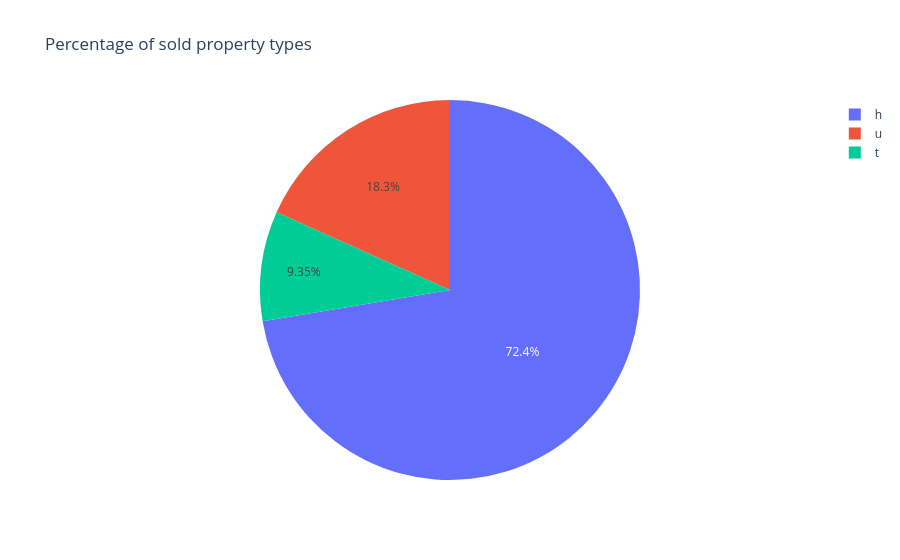

The cell this chart's notebook holds for it:
### Code cell
px.pie(data_frame=type_counts, names='Type', values='Count',title='Percentage of sold property types ')

### Figure 1 — Plotly figure (JSON) as saved in the notebook; plotly's stock layout.template omitted (floating-point values rounded to 4 significant figures)
{"data": [{"domain": {"x": [0, 1], "y": [0, 1]}, "hovertemplate": "Type=%{label}<br>Count=%{value}<extra></extra>", "labels": ["h", "u", "t"], "legendgroup": "", "name": "", "showlegend": true, "type": "pie", "values": [33858, 8558, 4374]}], "layout": {"legend": {"tracegroupgap": 0}, "title": {"text": "Percentage of sold property types "}}}
